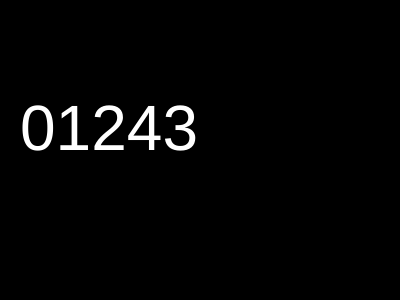
Frame 1 (no input)
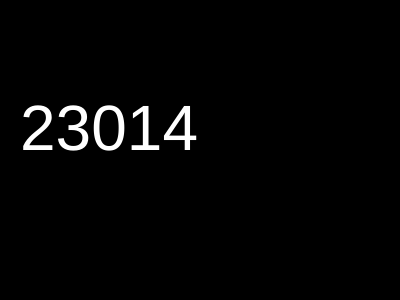
Frame 60 (no input)
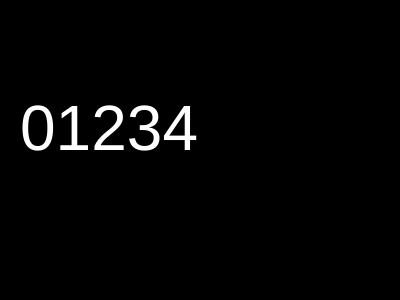
Frame 120 (the mouse pressed at the canvas centre since frame 60)

The p5.js sketch that drew these frames (run headless with seeded random() and noise() and a simulated clock; from frame 60 on, the mouse is pressed at the canvas centre):

// p5.js sketch
// ── sketch.js

//var vals = [0, 1, 2, 3, 4, 5, 6, 7, 8, 9];
var vals = [0, 1, 2, 3, 4];

function setup() {
  createCanvas(400, 300);
}

function draw() {
  console.log(vals);

  // STEP 1 of the algorithm
  // https://www.quora.com/How-would-you-explain-an-algorithm-that-generates-permutations-using-lexicographic-ordering
  var largestI = -1;
  for (var i = 0; i < vals.length - 1; i++) {
    if (vals[i] < vals[i + 1]) {
      largestI = i;
    }
  }
  if (largestI == -1) {
    noLoop();
    console.log('finished');
  }

  // STEP 2
  var largestJ = -1;
  for (var j = 0; j < vals.length; j++) {
    if (vals[largestI] < vals[j]) {
      largestJ = j;
    }
  }

  // STEP 3
  swap(vals, largestI, largestJ);

  // STEP 4: reverse from largestI + 1 to the end
  var endArray = vals.splice(largestI + 1);
  endArray.reverse();
  vals = vals.concat(endArray);

  background(0);
  textSize(64);
  var s = '';
  for (var i = 0; i < vals.length; i++) {
    s += vals[i];
  }
  fill(255);
  text(s, 20, height / 2);


}

function swap(a, i, j) {
  var temp = a[i];
  a[i] = a[j];
  a[j] = temp;
}
